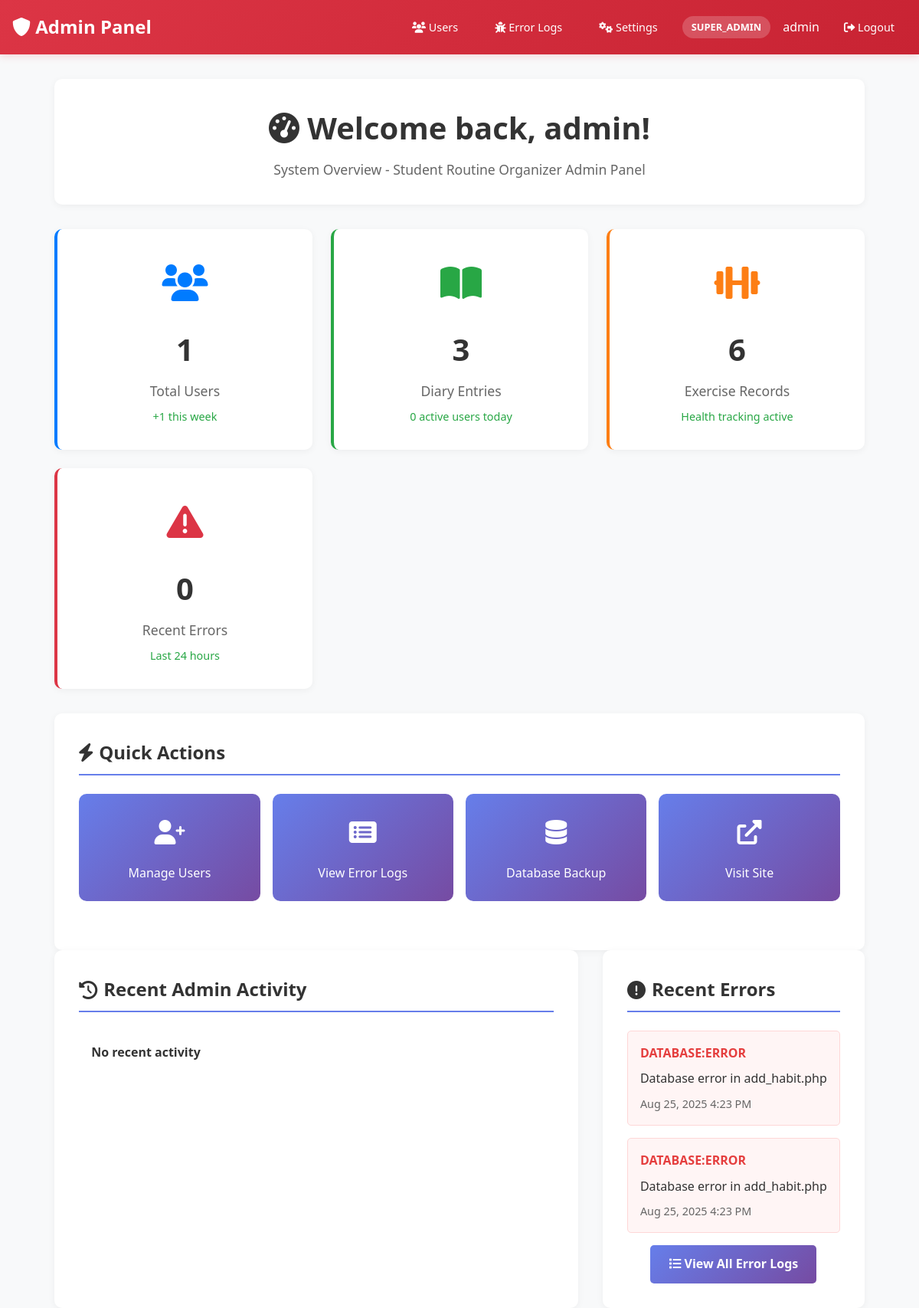
The page /admin/dashboard.php (signed in) on the database as committed earlier.
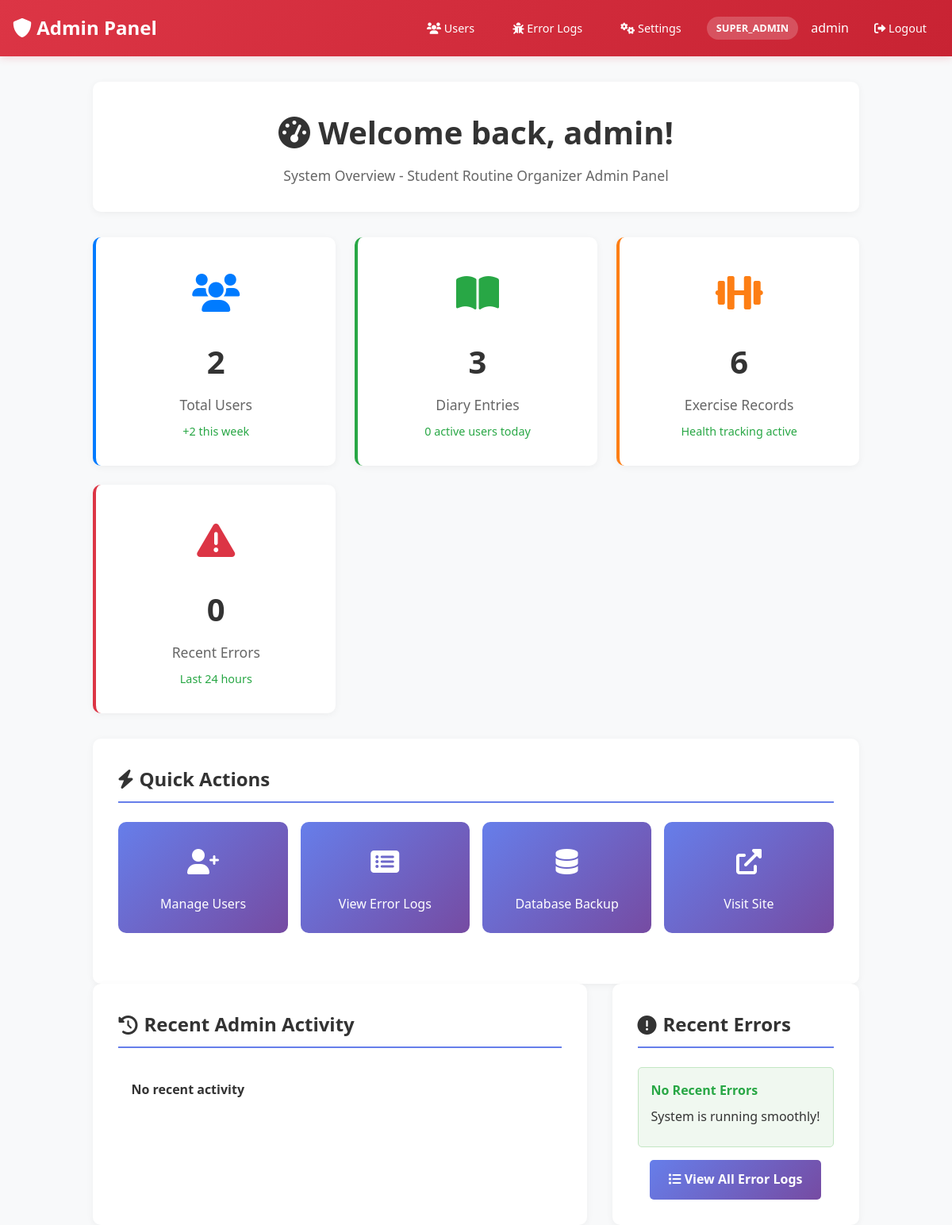
The same page on the database as committed later.
### tables this page shows
CREATE TABLE `error_logs` (
  `log_id` int(11) NOT NULL,
  `user_id` int(11) DEFAULT NULL,
  `error_type` varchar(50) NOT NULL,
  `error_message` text NOT NULL,
  `error_file` varchar(500) DEFAULT NULL,
  `error_line` int(11) DEFAULT NULL,
  `stack_trace` text DEFAULT NULL,
  `request_uri` varchar(500) DEFAULT NULL,
  `user_agent` varchar(500) DEFAULT NULL,
  `ip_address` varchar(45) DEFAULT NULL,
  `created_at` timestamp NOT NULL DEFAULT current_timestamp()
);

### config/database.php (called while the page is built, shortened)
<?php
class Database {
    private $host = "localhost";
    private $username = "root";
    private $password = "";
    private $database = "student_routine_db";
    public $connection;
    public function __construct() {
        $this->connection = null;
        try {
            $this->connection = new PDO(
                "mysql:host=" . $this->host . ";dbname=" . $this->database,
                $this->username,
                $this->password
            );
            $this->connection->setAttribute(PDO::ATTR_ERRMODE, PDO::ERRMODE_EXCEPTION);
            $this->connection->exec("SET time_zone = '" . date('P') . "'");
        } catch(PDOException $e) {
            echo "Connection error: " . $e->getMessage();
        }
    }
    public function getConnection() {
        return $this->connection;
    }
}
?>

### includes/AdminManager.php (called while the page is built, shortened)
<?php
class AdminManager {
    private $pdo;
    public function __construct($pdo) {
        $this->pdo = $pdo;
    }
    public function isAuthenticated() {
        return isset($_SESSION['admin_authenticated']) && $_SESSION['admin_authenticated'] === true;
    }
    public function getCurrentAdmin() {
        return [
            'admin_id' => $_SESSION['admin_id'],
            'username' => $_SESSION['admin_username'],
            'email' => $_SESSION['admin_email'],
            'role' => $_SESSION['admin_role'],
            'login_time' => $_SESSION['admin_login_time'],
            'last_activity' => $_SESSION['admin_last_activity']
        ];
    }
    public function getSystemStats() {
        try {
            $stats = [];
            $stmt = $this->pdo->query("SELECT COUNT(*) as total_users FROM users");
            $stats['total_users'] = $stmt->fetch(PDO::FETCH_ASSOC)['total_users'];
            $stmt = $this->pdo->query("SELECT COUNT(*) as new_users FROM users WHERE created_at >= DATE_SUB(NOW(), INTERVAL 7 DAY)");
            $stats['new_users_week'] = $stmt->fetch(PDO::FETCH_ASSOC)['new_users'];
            try {
                $stmt = $this->pdo->query("SELECT COUNT(*) as total_entries FROM diary_entries");
                $stats['total_diary_entries'] = $stmt->fetch(PDO::FETCH_ASSOC)['total_entries'];
            } catch (Exception $e) {
                $stats['total_diary_entries'] = 0;
            }
            try {
                $stmt = $this->pdo->query("SELECT COUNT(*) as total_exercises FROM exercise_tracker");
                $stats['total_exercises'] = $stmt->fetch(PDO::FETCH_ASSOC)['total_exercises'];
            } catch (Exception $e) {
                $stats['total_exercises'] = 0;
            }
            $stats['total_errors'] = 0;
            $stats['recent_errors'] = 0;
            return $stats;
        } catch (Exception $e) {
            return [
                'total_users' => 0,
                'new_users_week' => 0,
                'total_diary_entries' => 0,
                'total_exercises' => 0,
                'total_errors' => 0,
                'recent_errors' => 0
            ];
        }
    }
}

### admin/dashboard.php (the view, shortened to what the changed rows need)
<?php
require_once '../config/database.php';
require_once '../includes/AdminManager.php';
$db = new Database();
$adminManager = new AdminManager($db->getConnection());
$currentAdmin = $adminManager->getCurrentAdmin();
$systemStats = $adminManager->getSystemStats();
try {
    $stmt = $db->getConnection()->prepare("
        SELECT * FROM error_logs
        ORDER BY created_at DESC
        LIMIT 5
    ");
    $stmt->execute();
    $recentErrors = $stmt->fetchAll(PDO::FETCH_ASSOC);
} catch (Exception $e) {
    $recentActivity = [];
    $recentErrors = [];
    $activeUsers = 0;
}
?>
<!DOCTYPE html>
<html lang="en">
<head>
    <link rel="stylesheet" href="../css/style.css">
    <link rel="stylesheet" href="https://cdnjs.cloudflare.com/ajax/libs/font-awesome/6.0.0/css/all.min.css">
</head>
<body>
    <main class="admin-main-content">
        <div class="admin-header">
            <h1 class="admin-welcome">
                <i class="fas fa-tachometer-alt"></i>
                Welcome back, <?php echo htmlspecialchars($currentAdmin['username']); ?>!
            </h1>
        </div>
        <div class="stats-grid">
            <div class="stat-card users">
                <div class="stat-icon">
                    <i class="fas fa-users"></i>
                </div>
                <div class="stat-number"><?php echo number_format($systemStats['total_users'] ?? 0); ?></div>
                <div class="stat-label">Total Users</div>
                <div class="stat-change">
                    +<?php echo $systemStats['new_users_week'] ?? 0; ?> this week
                </div>
            </div>
        </div>
        <div class="admin-section">
            <h2 class="section-title">
                <i class="fas fa-bolt"></i> Quick Actions
            </h2>
        </div>
        <div class="admin-sections">
            <div class="admin-section">
                <h2 class="section-title">
                    <i class="fas fa-history"></i> Recent Admin Activity
                </h2>
            </div>
            <div class="admin-section">
                <h2 class="section-title">
                    <i class="fas fa-exclamation-circle"></i> Recent Errors
                </h2>
                <?php if (!empty($recentErrors)): ?>
                    <?php foreach ($recentErrors as $error): ?>
                        <div class="error-item">
                            <div class="error-type">
                                <?php echo htmlspecialchars($error['error_type']); ?>
                            </div>
                            <div class="error-message">
                                <?php echo htmlspecialchars(substr($error['error_message'], 0, 100)); ?>
                            </div>
                            <div class="error-time">
                                <?php echo date('M j, Y g:i A', strtotime($error['created_at'])); ?>
                            </div>
                        </div>
                    <?php endforeach; ?>
                <?php else: ?>
                    <div class="error-item" style="background: #f0f8f0; border-color: #c3e6c3;">
                        <div class="error-type" style="color: #28a745;">
                            No Recent Errors
                        </div>
                        <div class="error-message">
                            System is running smoothly!
                        </div>
                    </div>
                <?php endif; ?>
            </div>
        </div>
    </main>
</body>
</html>

Rows that differ between the two databases and show on the page:
removed error_logs: error_type "DATABASE:ERROR", error_message "Database error in add_habit.php", created_at "Aug 25, 2025 4:23 PM"
removed error_logs: error_type "DATABASE:ERROR", error_message "Database error in add_habit.php", created_at "Aug 25, 2025 4:23 PM"
Other text that changed with them:
$systemStats['total_users']: "1" → "2"
$systemStats['new_users_week']: "1" → "2"
text now shown: "No Recent Errors System is running smoothly!"
